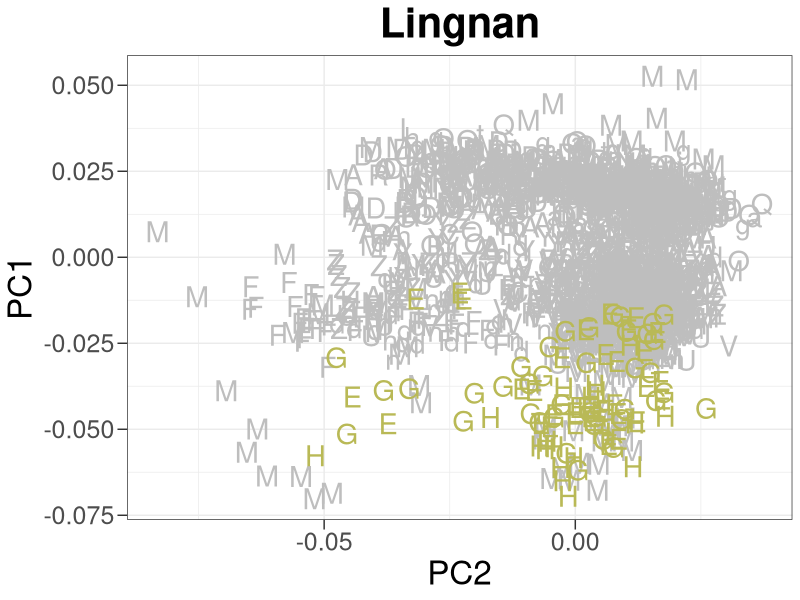

Source code (R):
library(ggplot2)
theme_set(theme_bw())
data<-read.table('./input/PCAlingnan.PCA.evec.txt',sep=' ',header=F)
names(data)=c("sf","ID","PC1","PC2","PC3","PC4","PC5","PC6")
gg<-ggplot(data,aes(x=PC2,y=PC1))+
geom_point(
pch=c(rep('M',201),rep('Y',78),rep('U',71),rep('V',129),rep('n',132),rep('F',113),rep('d',105),rep('C',35),rep('W',27),rep('Z',125),rep('R',38),rep('A',116),rep('D',137),rep('O',97),rep('t',90),rep('a',48),rep('N',42),rep('Q',26),rep('g',100),rep('h',64),rep('T',14),rep('I',36),rep('j',44),rep('L',17),rep('r',43),rep('H',19),rep('G',39),rep('E',37)),
col=c(rep('grey',201),rep('grey',78),rep('grey',71),rep('grey',129),rep('grey',132),rep('grey',113),rep('grey',105),rep('grey',35),rep('grey',27),rep('grey',125),rep('grey',38),rep('grey',116),rep('grey',137),rep('grey',97),rep('grey',90),rep('grey',48),rep('grey',42),rep('grey',26),rep('grey',100),rep('grey',64),rep('grey',14),rep('grey',36),rep('grey',44),rep('grey',17),rep('grey',43),rep('#B9B956',19),rep('#B9B956',39),rep('#B9B956',37)),
cex=4,stroke = 5)+
labs(x="PC2",y="PC1",title="Lingnan")+
theme(plot.title = element_text(hjust = 0.5,size=30,face="bold"),
      axis.ticks.length=unit(7,"pt"),
      axis.text.x=element_text(size=18),
      axis.title.x=element_text(size=24),
      axis.text.y=element_text(size=18),
      axis.title.y=element_text(size=24))

ggsave(file="PCAlingnan.svg",plot=gg)

